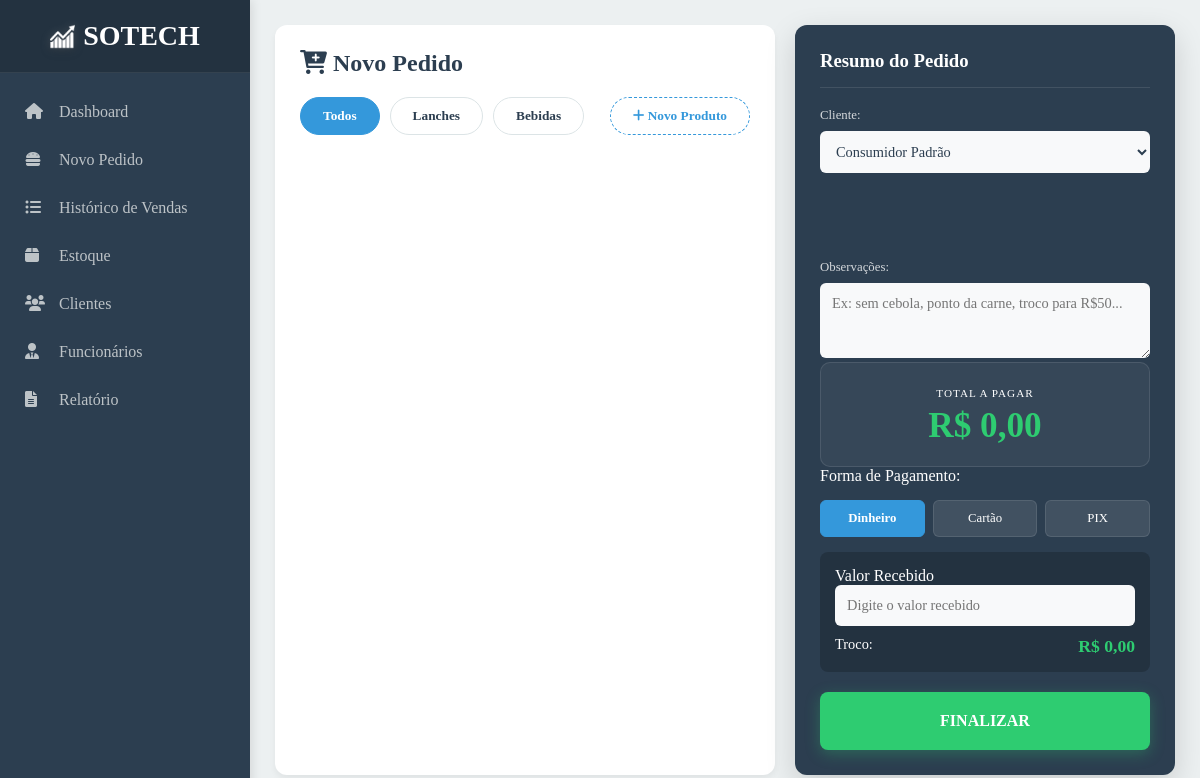
Page /pedido/ (signed in) on the earlier database version.
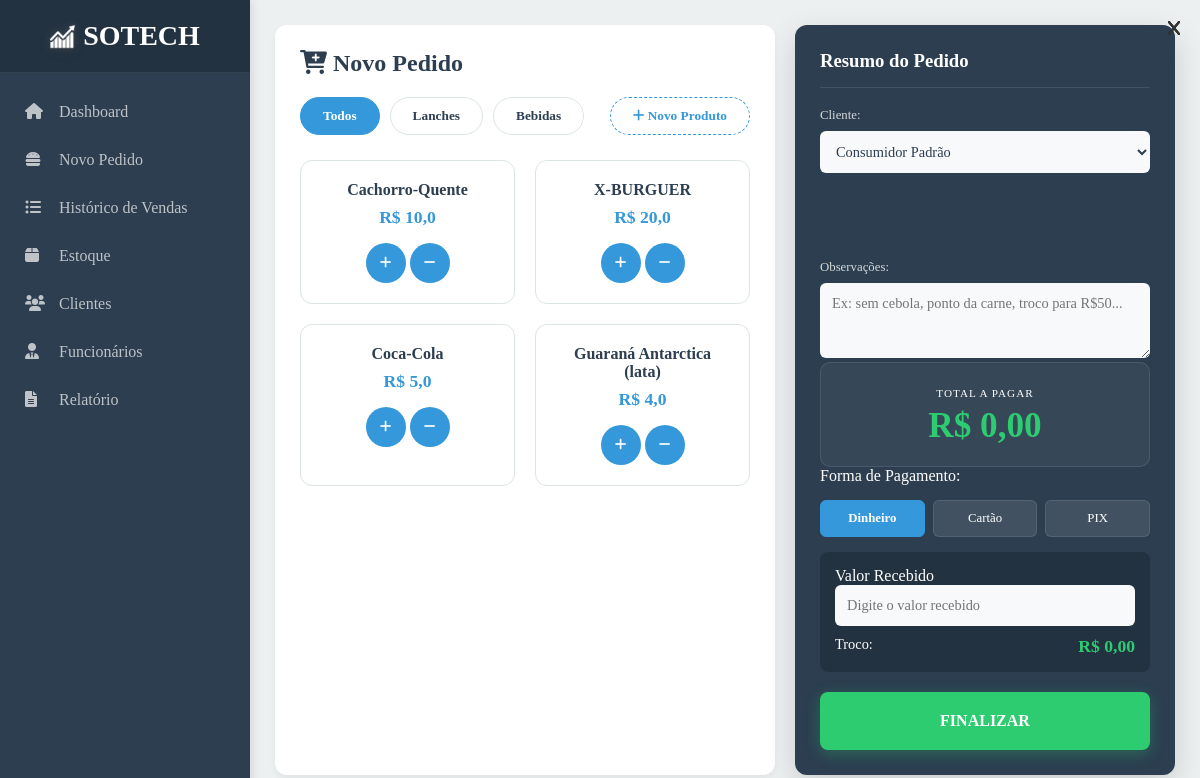
Same page on the later database version.
### core/models.py (models this page shows, shortened)
class Produto(models.Model):
    CATEGORIAS = [
    ('lanche', 'Lanche'),
    ('bebida', 'Bebida'),
]
    categoria = models.CharField("Categoria",max_length=45,choices=CATEGORIAS)
    nome = models.CharField("Nome",max_length=45)
    preco = models.FloatField("Preço")
    disponibilidade = models.CharField("Disponibilidade",max_length=45)
    estoque = models.ForeignKey(Estoque,on_delete=models.PROTECT)

### core/views.py (the view)
# urls.py: path('pedido/',novo_pedido,name="pedido"),
@login_required
def novo_pedido(request):
    lanches = Produto.objects.filter(categoria="lanche")
    bebidas = Produto.objects.filter(categoria="bebida")
    form = ProdutoForm(request.POST or None)
    if form.is_valid():
        produto = form.save(commit=False)
        produto.disponibilidade = "Disponível"
        produto.save()
        return redirect("pedido")
    context = {
        'lanches': lanches,
        'bebidas': bebidas,
        'form': form,
        'clientes': Cliente.objects.all(),
    }
    return render(request, "html/novo_pedido.html", context)

### core/forms.py
class ProdutoForm(forms.ModelForm):
    class Meta:
        model = Produto
        fields = ['nome', 'preco', 'categoria', 'estoque']

### core/models.py (called while the page is built)
    def __str__(self):
        return self.lote

### core/templates/html/novo_pedido.html (shortened to what this page needs)
{% extends 'base.html' %}
{% load widget_tweaks %}
{% load static %}
{% block estilo %}
  <link rel="stylesheet" href="{% static 'style/style_pedidos.css' %}?{% now 'U' %}" />
{% endblock %}
{% block conteudo %}
  <main class="main-content pdv-layout">
    <section class="products-area">
      <header class="content-header">
        <h2><i class="fas fa-cart-plus"></i> Novo Pedido</h2>
        <div class="filter-bar">
          <button class="filter-btn active" data-filter="todos">Todos</button>
          <button class="filter-btn" data-filter="lanche">Lanches</button>
          <button class="filter-btn" data-filter="bebida">Bebidas</button>
          <button class="filter-btn add-product-btn" data-filter="add"><i class="fas fa-plus"></i> Novo Produto</button>
        </div>
      </header>
      <div class="products-grid">
        {% for lanche in lanches %}
          <div class="product-card lanche">
            <a href="{% url 'produto_remover' lanche.id %}"><button class="btn-remove"><i class="fa-solid fa-x"></i></button></a>
            <div class="product-det">
              <h4>{{ lanche.nome }}</h4>
              <span class="item-price">R$ {{ lanche.preco }}</span>
            </div>
            <div class="product-btn">
              <button class="add-item-btn" data-name="{{ lanche.nome }}" data-price="{{ lanche.preco }}"><i class="fas fa-plus"></i></button>
              <button class="remove-item-btn" data-name="{{ lanche.nome }}" data-price="{{ lanche.preco }}"><i class="fa-solid fa-minus"></i></button>
            </div>
          </div>
        {% endfor %}
        {% for bebida in bebidas %}
          <div class="product-card bebida">
            <a href="{% url 'produto_remover' bebida.id %}">
              <button class="btn-remove"><i class="fa-solid fa-x">
              </i></button>
            </a>
            <div class="product-det">
              <h4>{{ bebida.nome }}</h4>
              <span class="item-price">R$ {{ bebida.preco }}</span>
            </div>
            <div class="product-btn">
              <button class="add-item-btn" data-name="{{ bebida.nome }}" data-price="{{ bebida.preco }}"><i class="fas fa-plus"></i></button>
              <button class="remove-item-btn" data-name="{{ bebida.nome }}" data-price="{{ bebida.preco }}"><i class="fa-solid fa-minus"></i></button>
            </div>
          </div>
        {% endfor %}
      </div>
    </section>
    <section class="checkout-sidebar">
      <div class="checkout-header">
        <h3>Resumo do Pedido</h3>
      </div>
      <div class="order-info">
        <label>Cliente:</label>
        <select class="sigl-input" name="cliente" id="select-cliente">
          <option value="">Consumidor Padrão</option>
        </select>
      </div>
      <div class="cart-list"></div>
      <div class="order-info">
        <label for="observacoes">Observações:</label>
        <textarea id="observacoes" name="observacoes" class="sigl-input" placeholder="Ex: sem cebola, ponto da carne, troco para R$50..." rows="3" maxlength="200"></textarea>
      </div>
      <div class="payment-box">
        <div class="total-display">
          <span>TOTAL A PAGAR</span>
          <h2 id="total-value">R$ 0,00</h2>
        </div>
        <div class="method-select">
          <p>Forma de Pagamento:</p>
          <div class="method-grid">
            <button type="button" class="method-btn active">Dinheiro</button>
            <button type="button" class="method-btn">Cartão</button>
            <button type="button" class="method-btn">PIX</button>
          </div>
        </div>
        <div class="change-area">
          <label for="valor-recebido">Valor Recebido</label>
          <input type="number" id="valor-recebido" class="sigl-input" placeholder="Digite o valor recebido" step="0.01" />
          <div class="change-text">
            Troco: <strong id="troco-value">R$ 0,00</strong>
          </div>
        </div>
        <form action="{% url 'dashboard' %}" method="get">
          <button type="button" id="btn-finalizar-pedido" class="btn-finalize-order">FINALIZAR</button>
        </form>
      </div>
    </section>
  </main>
{% endblock %}

Differences in the rows shown:
added Produto: nome "Cachorro-Quente", preco "10,0", shown under "Novo Pedido"
added Produto: nome "X-BURGUER", preco "20,0", shown under "Novo Pedido"
added Produto: nome "Coca-Cola", preco "5,0"
added Produto: nome "Guaraná Antarctica (lata)", preco "4,0"
